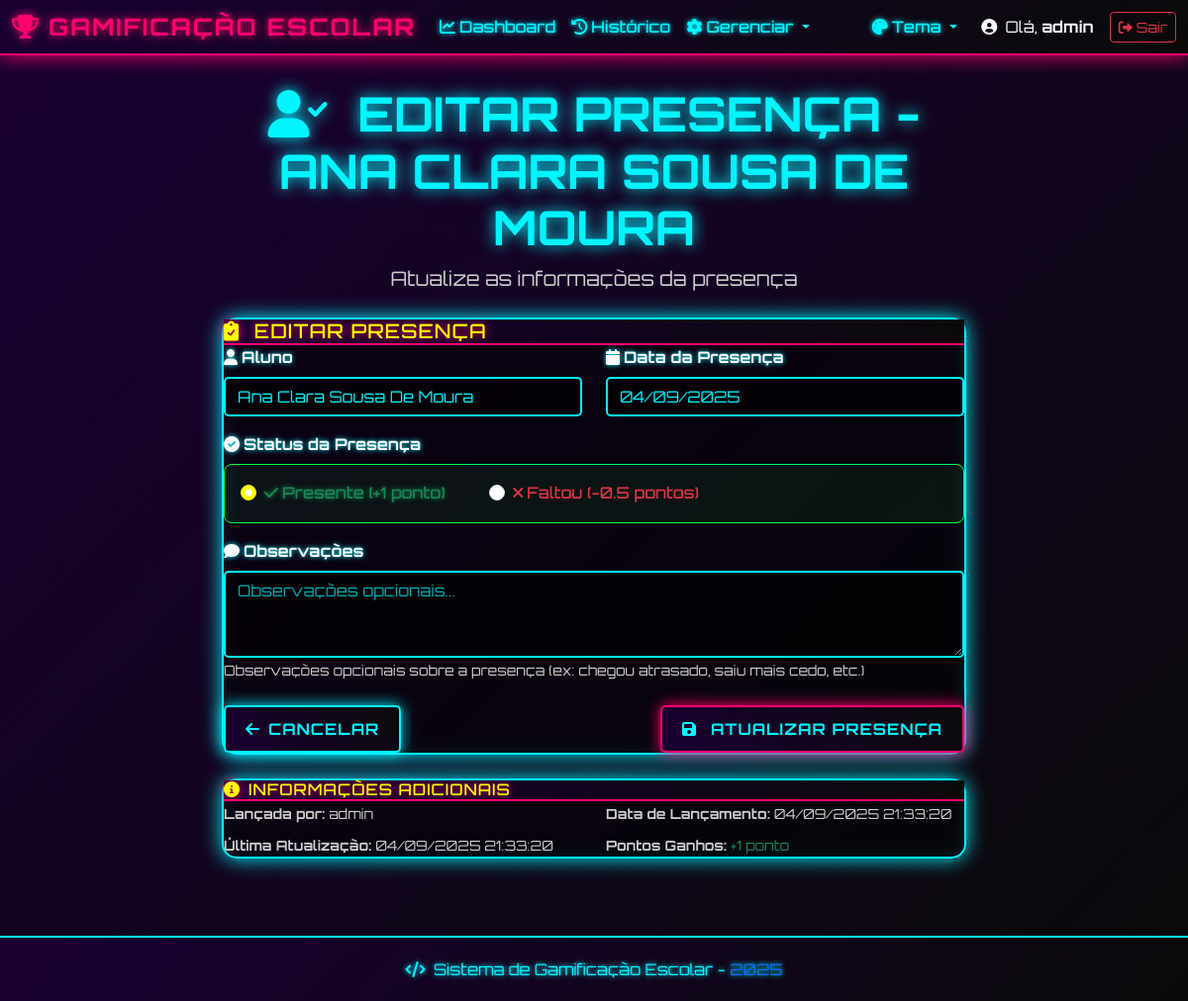
The page /presencas/462/editar/ (signed in) on the database its author committed.
### gamificacao/models.py (models this page shows, shortened)
class Presenca(models.Model):
    aluno = models.ForeignKey(Aluno, on_delete=models.CASCADE, verbose_name='Aluno')
    data_presenca = models.DateField(verbose_name='Data da Presença')
    presente = models.BooleanField(default=True, verbose_name='Presente')
    observacoes = models.TextField(blank=True, null=True, verbose_name='Observações')
    data_lancamento = models.DateTimeField(auto_now_add=True, verbose_name='Data de Lançamento')
    data_atualizacao = models.DateTimeField(auto_now=True, verbose_name='Data de Atualização')
    lancada_por = models.ForeignKey(
        User,
        on_delete=models.SET_NULL,
        null=True,
        blank=True,
        verbose_name='Lançada por'
    )
    class Meta:
        verbose_name = 'Presença'
        verbose_name_plural = 'Presenças'
        unique_together = ('aluno', 'data_presenca')  # Um aluno não pode ter duas presenças para o mesmo dia
        ordering = ['-data_presenca', 'aluno__nome']
    @property
    def pontos(self):
        return 1 if self.presente else -0.5

### gamificacao/views.py (the view)
# urls.py: path('presencas/<int:pk>/editar/', views.editar_presenca, name='editar_presenca'),
@login_required
def editar_presenca(request, pk):
    presenca = get_object_or_404(Presenca, pk=pk)
    if request.method == 'POST':
        form = PresencaForm(request.POST, instance=presenca)
        if form.is_valid():
            presenca = form.save(commit=False)
            presenca.save()
            status = 'presente' if presenca.presente else 'faltou'
            messages.success(request, f'Presença de {presenca.aluno.nome} atualizada com sucesso ({status})!')
            return redirect('gerenciar_presencas')
    else:
        form = PresencaForm(instance=presenca)
    context = {
        'form': form,
        'presenca': presenca,
        'titulo': f'Editar Presença - {presenca.aluno.nome}',
        'is_edit': True
    }
    return render(request, 'gamificacao/form_presenca.html', context)

### templates/gamificacao/form_presenca.html (shortened to what this page needs)
{% extends 'base.html' %}
{% block content %}
<div class="container main-container">
    <div class="row justify-content-center">
        <div class="col-lg-8">
            <div class="text-center mb-4">
                <h1 class="display-5 fw-bold" style="color: var(--cor-secondary); text-shadow: 0 0 15px var(--cor-secondary);">
                    <i class="fas fa-user-check me-3"></i>
                    {{ titulo|upper }}
                </h1>
                <p class="lead text-muted">
                    {% if is_edit %}
                    Atualize as informações da presença
                    {% else %}
                    Registre a presença do aluno - <span style="color: var(--cor-accent);">+1 ponto por presença / -0.5 ponto por falta</span>
                    {% endif %}
                </p>
            </div>
            <div class="cyber-card">
                <div class="card-header">
                    <h5 class="mb-0" style="color: var(--cor-accent);">
                        <i class="fas fa-clipboard-check me-2"></i>
                        {% if is_edit %}Editar Presença{% else %}Nova Presença{% endif %}
                    </h5>
                </div>
                <div class="card-body">
                    <form method="post" class="needs-validation" novalidate>
                        <div class="row">
                            <div class="col-md-6 mb-3">
                                <label for="{{ form.aluno.id_for_label }}" class="form-label text-light">
                                    <i class="fas fa-user me-1"></i>{{ form.aluno.label }}
                                </label>
                                {{ form.aluno }}
                            </div>
                            <div class="col-md-6 mb-3">
                                <label for="{{ form.data_presenca.id_for_label }}" class="form-label text-light">
                                    <i class="fas fa-calendar me-1"></i>{{ form.data_presenca.label }}
                                </label>
                                {{ form.data_presenca }}
                            </div>
                        </div>
                        <div class="row">
                            <div class="col-12 mb-3">
                                <label class="form-label text-light">
                                    <i class="fas fa-check-circle me-1"></i>Status da Presença
                                </label>
                                <div class="form-check-container">
                                    <div class="form-check form-check-inline">
                                        <input class="form-check-input" type="radio" name="presente" id="presente_sim" value="True"
                                               {% if form.presente.value == True or form.presente.value == 'True' or not form.presente.value %}checked{% endif %}>
                                        <label class="form-check-label text-success" for="presente_sim">
                                            <i class="fas fa-check me-1"></i>Presente (+1 ponto)
                                        </label>
                                    </div>
                                    <div class="form-check form-check-inline ms-4">
                                        <input class="form-check-input" type="radio" name="presente" id="presente_nao" value="False"
                                               {% if form.presente.value == False or form.presente.value == 'False' %}checked{% endif %}>
                                        <label class="form-check-label text-danger" for="presente_nao">
                                            <i class="fas fa-times me-1"></i>Faltou (-0.5 pontos)
                                        </label>
                                    </div>
                                </div>
                            </div>
                        </div>
                        <div class="row">
                            <div class="col-12 mb-4">
                                <label for="{{ form.observacoes.id_for_label }}" class="form-label text-light">
                                    <i class="fas fa-comment me-1"></i>{{ form.observacoes.label }}
                                </label>
                                {{ form.observacoes }}
                                <small class="form-text text-muted">
                                    Observações opcionais sobre a presença (ex: chegou atrasado, saiu mais cedo, etc.)
                                </small>
                            </div>
                        </div>
                        <div class="row">
                            <div class="col-12 d-flex justify-content-between">
                                <div>
                                    <a href="{% url 'gerenciar_presencas' %}" class="btn btn-cyber btn-cyber-secondary">
                                        <i class="fas fa-arrow-left me-2"></i>Cancelar
                                    </a>
                                </div>
                                <div>
                                    <button type="submit" class="btn btn-cyber btn-cyber-primary">
                                        <i class="fas fa-save me-2"></i>
                                        {% if is_edit %}Atualizar Presença{% else %}Salvar Presença{% endif %}
                                    </button>
                                </div>
                            </div>
                        </div>
                    </form>
                </div>
            </div>
            {% if is_edit and presenca %}
            <div class="cyber-card mt-4">
                <div class="card-header">
                    <h6 class="mb-0" style="color: var(--cor-accent);">
                        <i class="fas fa-info-circle me-2"></i>Informações Adicionais
                    </h6>
                </div>
                <div class="card-body">
                    <div class="row">
                        <div class="col-md-6">
                            <small class="text-muted">
                                <strong>Lançada por:</strong>
                                {% if presenca.lancada_por %}{{ presenca.lancada_por.username }}{% else %}Sistema{% endif %}
                            </small>
                        </div>
                        <div class="col-md-6">
                            <small class="text-muted">
                                <strong>Data de Lançamento:</strong>
                                {{ presenca.data_lancamento|date:"d/m/Y H:i:s" }}
                            </small>
                        </div>
                    </div>
                    <div class="row mt-2">
                        <div class="col-md-6">
                            <small class="text-muted">
                                <strong>Última Atualização:</strong>
                                {{ presenca.data_atualizacao|date:"d/m/Y H:i:s" }}
                            </small>
                        </div>
                        <div class="col-md-6">
                            <small class="text-muted">
                                <strong>Pontos Ganhos:</strong>
                                <span class="{% if presenca.presente %}text-success{% else %}text-danger{% endif %}">
                                    {% if presenca.pontos > 0 %}+{% endif %}{{ presenca.pontos }} ponto{% if presenca.pontos != 1 and presenca.pontos != -1 %}s{% endif %}
                                </span>
                            </small>
                        </div>
                    </div>
                </div>
            </div>
            {% endif %}
        </div>
    </div>
</div>
{% endblock %}

### templates/base.html (shortened to what this page needs)
<!DOCTYPE html>
<html lang="pt-br">
<head>
    <link href="https://cdn.jsdelivr.net/npm/bootstrap@5.3.0/dist/css/bootstrap.min.css" rel="stylesheet">
    <link rel="stylesheet" href="https://cdnjs.cloudflare.com/ajax/libs/font-awesome/6.0.0/css/all.min.css">
    {% load static %}
    <link rel="stylesheet" href="{% static 'css/style.css' %}">
</head>
<body>
    {% if user.is_authenticated %}
    <nav class="navbar navbar-expand-lg navbar-dark cyber-nav">
        <div class="container-fluid">
            <a class="navbar-brand fw-bold" href="{% url 'dashboard' %}">
                <i class="fas fa-trophy me-2"></i>GAMIFICAÇÃO ESCOLAR
            </a>
            <div class="collapse navbar-collapse" id="navbarNav">
                <ul class="navbar-nav me-auto">
                    <li class="nav-item">
                        <a class="nav-link {% if request.resolver_match.url_name == 'dashboard' %}active{% endif %}"
                           href="{% url 'dashboard' %}">
                            <i class="fas fa-chart-line me-1"></i>Dashboard
                        </a>
                    </li>
                    <li class="nav-item">
                        <a class="nav-link {% if request.resolver_match.url_name == 'historico_notas' %}active{% endif %}"
                           href="{% url 'historico_notas' %}">
                            <i class="fas fa-history me-1"></i>Histórico
                        </a>
                    </li>
                    <li class="nav-item dropdown">
                        <a class="nav-link dropdown-toggle" href="#" role="button" data-bs-toggle="dropdown">
                            <i class="fas fa-cog me-1"></i>Gerenciar
                        </a>
                    </li>
                </ul>
                <div class="navbar-nav me-3">
                    <div class="nav-item dropdown">
                        <a class="nav-link dropdown-toggle" href="#" id="themeDropdown" role="button"
                           data-bs-toggle="dropdown">
                            <i class="fas fa-palette me-1"></i>Tema
                        </a>
                    </div>
                </div>
                <div class="d-flex align-items-center">
                    <span class="text-light me-3">
                        <i class="fas fa-user-circle me-1"></i>
                        Olá, <strong>{{ user.first_name|default:user.username }}</strong>
                    </span>
                    <a href="{% url 'logout' %}" class="btn btn-outline-danger btn-sm">
                        <i class="fas fa-sign-out-alt me-1"></i>Sair
                    </a>
                </div>
            </div>
        </div>
    </nav>
    {% endif %}
    <main>
        {% block content %}
        {% endblock %}
    </main>
    {% if user.is_authenticated %}
    <footer class="cyber-footer mt-5">
        <div class="container-fluid">
            <div class="row">
                <div class="col-12 text-center">
                    <p class="mb-0">
                        <i class="fas fa-code me-1"></i>
                        Sistema de Gamificação Escolar -
                        <span class="text-primary">{% now "Y" %}</span>
                    </p>
                </div>
            </div>
        </div>
    </footer>
    {% endif %}
    {% load static %}
</body>
</html>

### rows shown on the page
Presenca: aluno "Ana Clara Sousa De Moura", data_presenca "04/09/2025", lancada_por.username "admin", data_lancamento "04/09/2025 21:33:20", data_atualizacao "04/09/2025 21:33:20", pontos "1"

### other values the page prints
{{ user.first_name|default:user.username }} "admin"
{{ titulo|upper }} "EDITAR PRESENÇA - ANA CLARA SOUSA DE MOURA"
